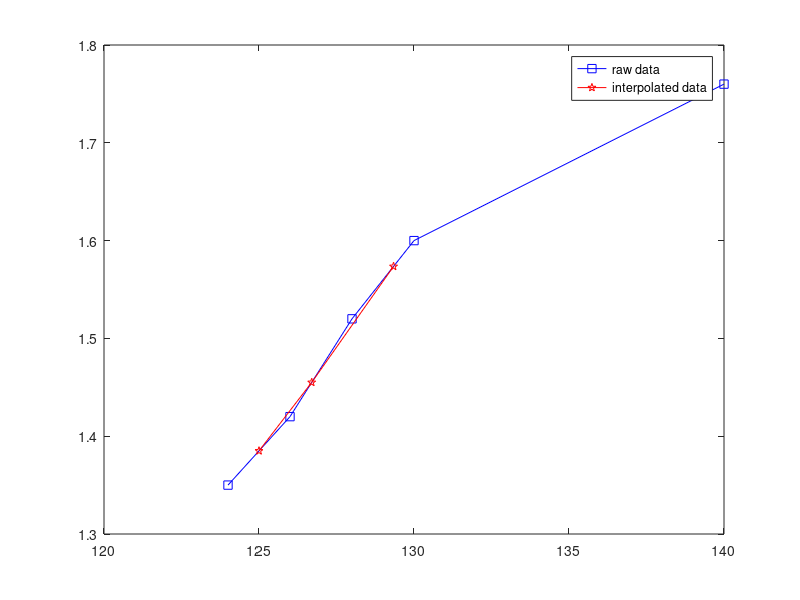

This figure's MATLAB source:
% interpolation using interpolation function
x=[124 126 128 130 140];
y=[1.35 1.42 1.52 1.6 1.76];
coeffs=polyfit(x,y,3);

xi=[125 126.7 129.34];
y_interp=interp1(x,y,xi,'linear')
plot(x,y,'bs-')
hold on
plot(xi,y_interp,'rp-')
legend('raw data','interpolated data')